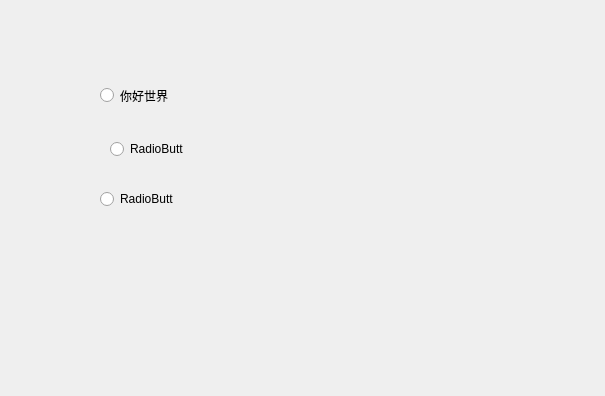
<?xml version="1.0" encoding="UTF-8"?>
<ui version="4.0">
 <class>Widget</class>
 <widget class="QWidget" name="Widget">
  <property name="geometry">
   <rect>
    <x>0</x>
    <y>0</y>
    <width>605</width>
    <height>396</height>
   </rect>
  </property>
  <property name="windowTitle">
   <string>Widget</string>
  </property>
  <widget class="QRadioButton" name="radioButton">
   <property name="geometry">
    <rect>
     <x>100</x>
     <y>80</y>
     <width>161</width>
     <height>31</height>
    </rect>
   </property>
   <property name="text">
    <string>你好世界</string>
   </property>
  </widget>
  <widget class="QRadioButton" name="radioButton_2">
   <property name="geometry">
    <rect>
     <x>110</x>
     <y>140</y>
     <width>73</width>
     <height>18</height>
    </rect>
   </property>
   <property name="text">
    <string>RadioButton</string>
   </property>
  </widget>
  <widget class="QRadioButton" name="radioButton_3">
   <property name="geometry">
    <rect>
     <x>100</x>
     <y>190</y>
     <width>73</width>
     <height>18</height>
    </rect>
   </property>
   <property name="text">
    <string>RadioButton</string>
   </property>
  </widget>
 </widget>
 <resources/>
 <connections/>
</ui>
